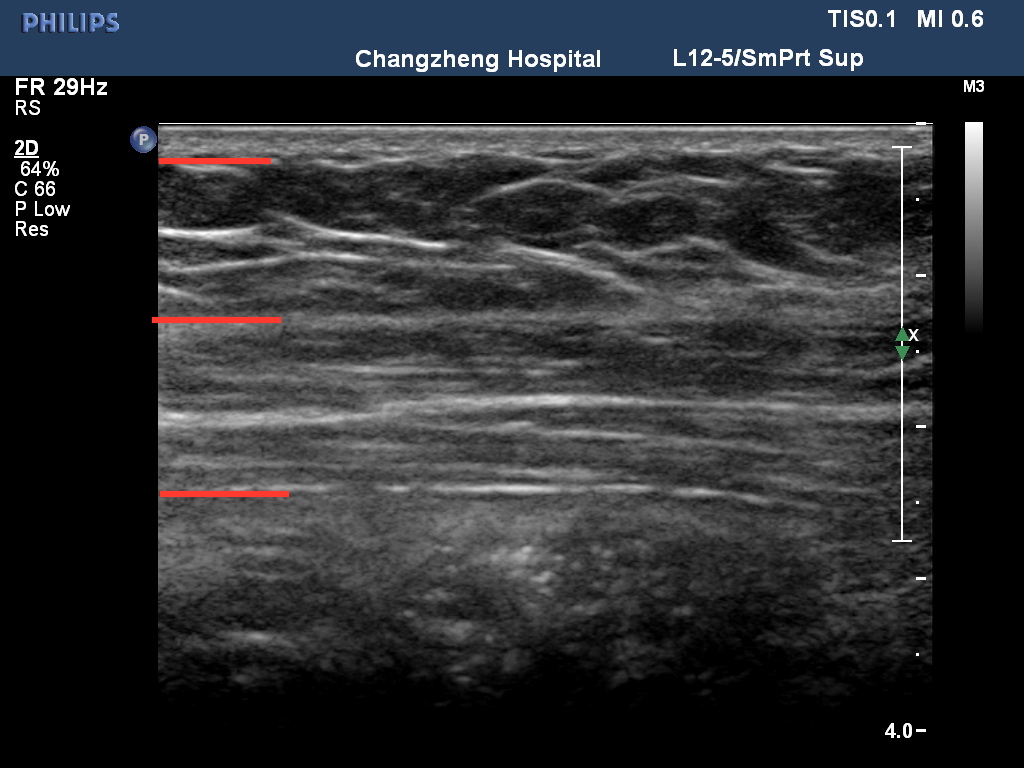
#> input picture image/2.jpg, 1024 x 768 px, found by its file name
$ python cv2_histogram.py
#> lines starting #> are read from the running program, lines starting #| are printed output that depends on the picture
# ex2tron's blog:
# http://ex2tron.wang

import cv2
import numpy as np
import matplotlib.pyplot as plt

img = cv2.imread(r'D:\TONG\PycharmProjects\ultrasound image\image\2.jpg', 0)
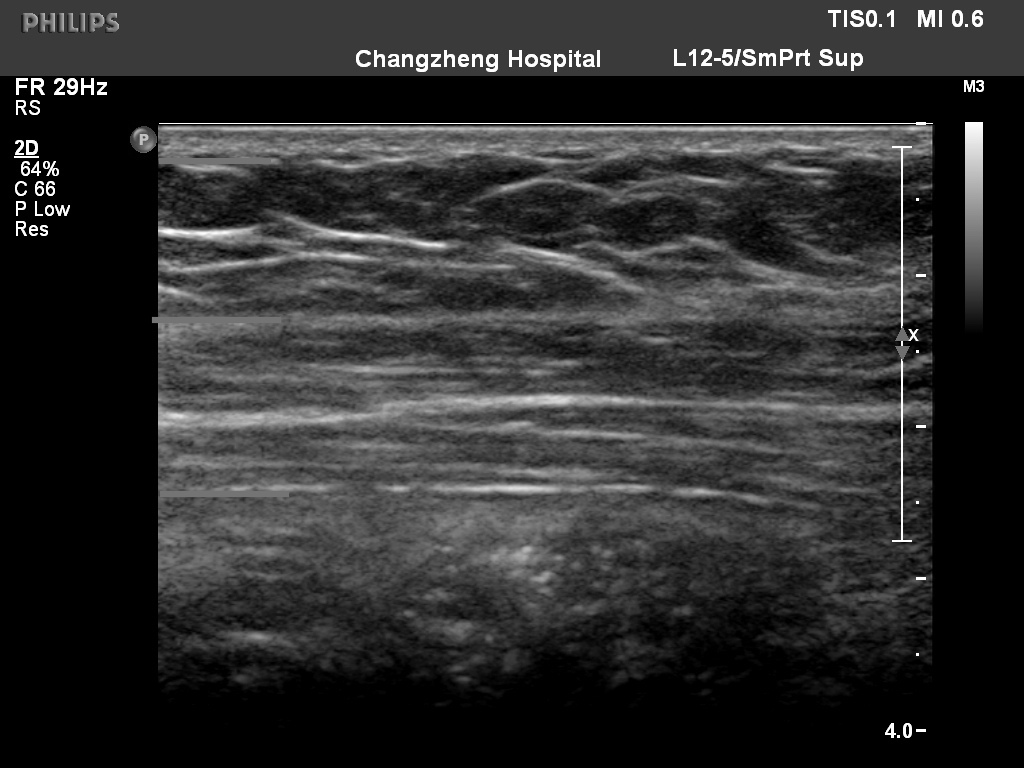
#> img: shape (768, 1024); min 0, max 255, mean 45.4


# 1.直方图计算
# 使用OpenCV函数计算
hist = cv2.calcHist([img], [0], None, [256], [0, 256])  # 性能：0.022158 s
#> hist = 256 values, max 260424 at index 0, min 19 at index 209, mean 3072

# 使用numpy函数计算
hist, bins = np.histogram(img.ravel(), 256, [0, 256])  # 性能：0.020628 s
#> bins = 257 values from 0 to 256

# 使用numpy函数计算
hist = np.bincount(img.ravel(), minlength=256)  # 性能：0.003163 s


# 2.绘制直方图
plt.hist(img.ravel(), 256, [0, 256])
plt.show()
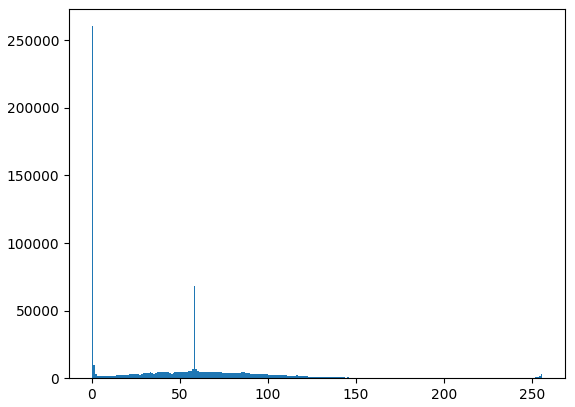
#> figure drawn by matplotlib, 1 panel; tallest bar 260424 high, from x = 0 to 1

# 或使用前面计算的直方图结果
plt.plot(hist)
plt.show()
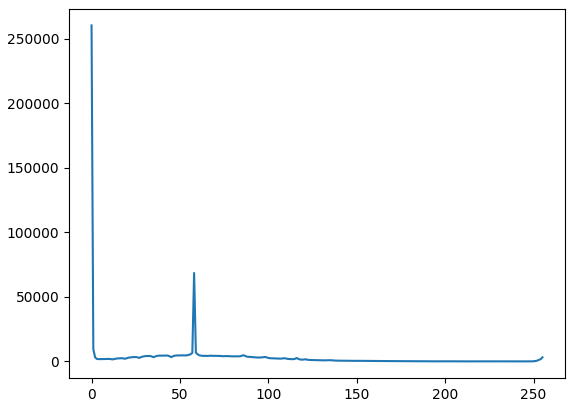
#> figure drawn by matplotlib, 1 panel; curve peaks at x = 0, y = 260424


# 3.直方图均衡化
equ = cv2.equalizeHist(img)
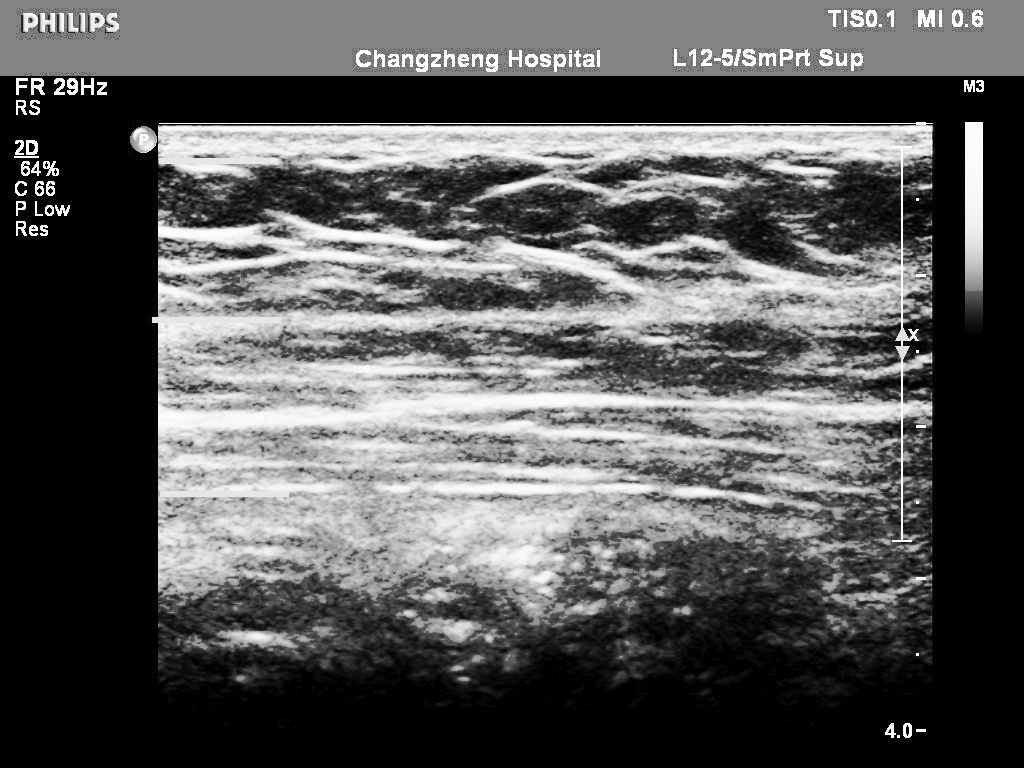
#> equ: shape (768, 1024); min 0, max 255, mean 87.3
cv2.imshow('equalization',  equ)  # 并排显示
cv2.waitKey(0)


# 绘制出均衡化后的直方图
plt.hist(equ.ravel(), 256, [0, 256])
plt.show()
#> figure, not shown here; tallest bar 260424 high, from x = 0 to 1


# 4.自适应直方图均衡化
img = cv2.imread(r'D:\TONG\PycharmProjects\ultrasound image\image\2.jpg', 0)
equ = cv2.equalizeHist(img)  # 应用全局直方图均衡化

clahe = cv2.createCLAHE(clipLimit=2.0, tileGridSize=(8, 8))  # 自适应均衡化，参数可选
cl1 = clahe.apply(img)
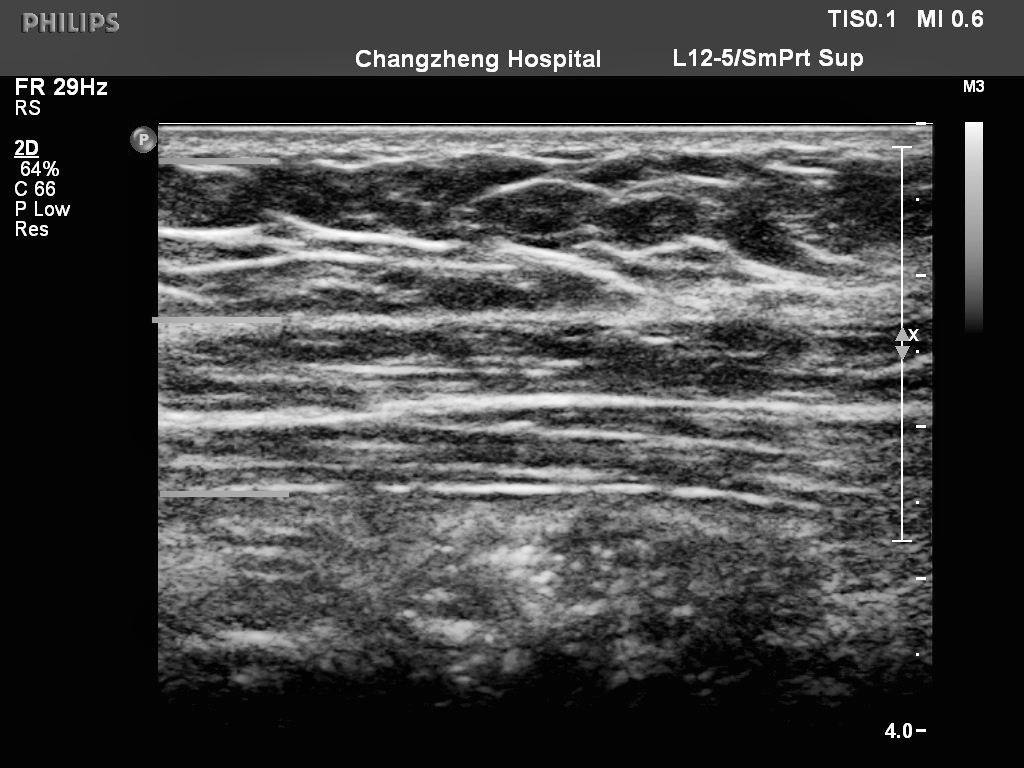
#> cl1: shape (768, 1024); min 0, max 255, mean 65.4

# cv2.imshow('equalization', np.hstack((equ, equ, cl1)))  # 并排显示

cv2.imshow('clahe', cl1)
cv2.waitKey(0)

$ run again, with image/1.jpg copied over image/2.jpg
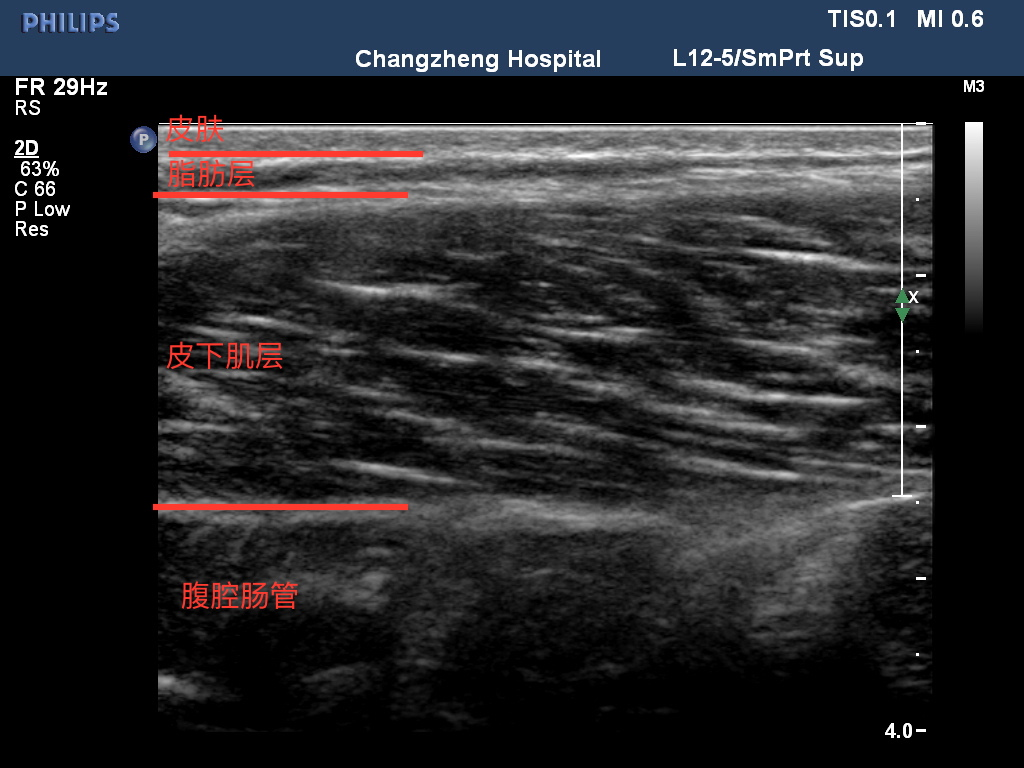
#> input picture image/1.jpg, 1024 x 768 px, found by its file name
#> `img = cv2.imread(r'D:\TONG\PycharmProjects\ultrasound image\image\2.jp..`:
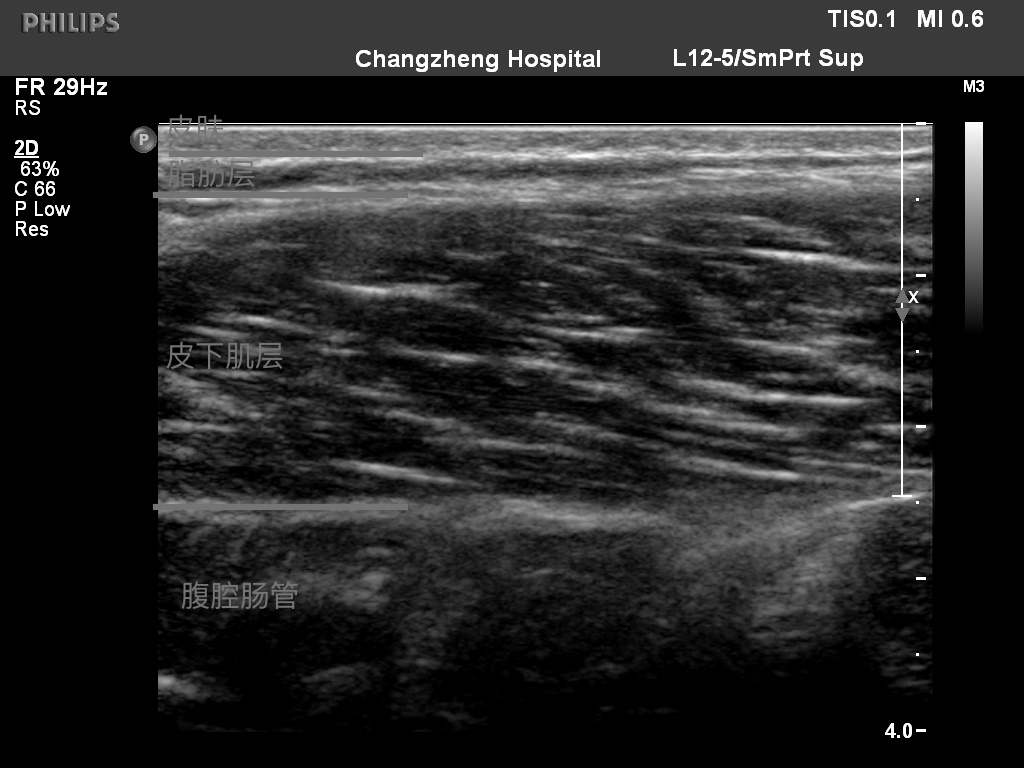
#> img: shape (768, 1024); min 0, max 255, mean 39.6
#> hist = 256 values, max 268071 at index 0, min 20 at index 247, mean 3072
#> bins = 257 values from 0 to 256
#> `cl1 = clahe.apply(img)`:
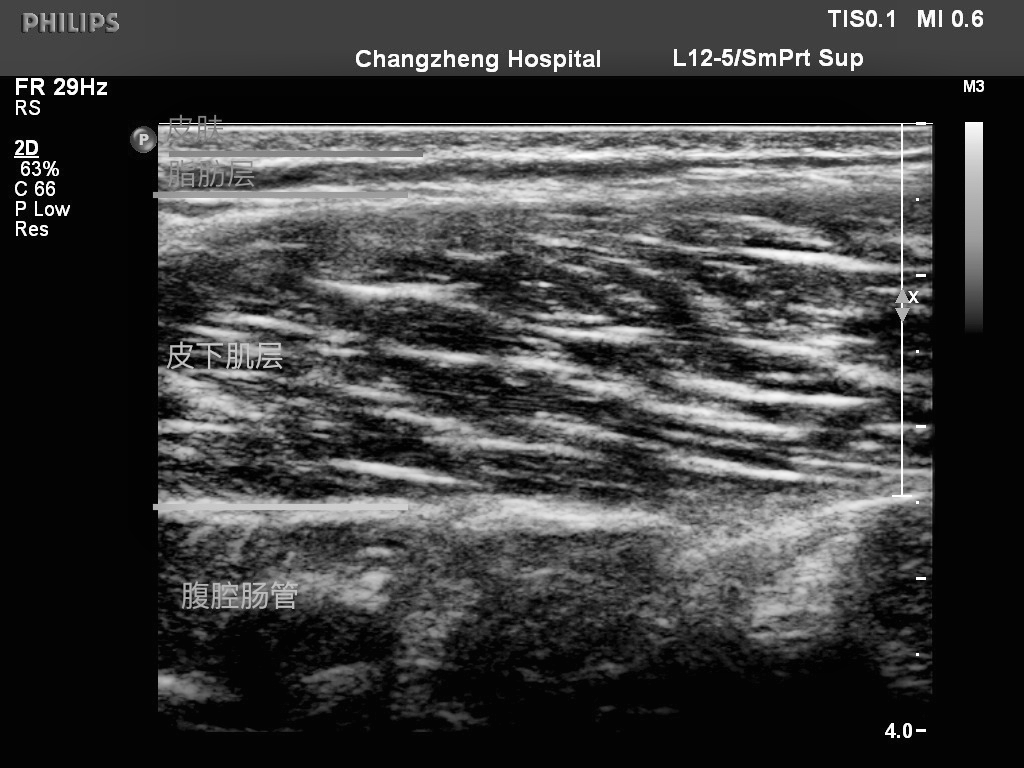
#> cl1: shape (768, 1024); min 1, max 255, mean 61.3

$ run again, with image/10.jpg copied over image/2.jpg
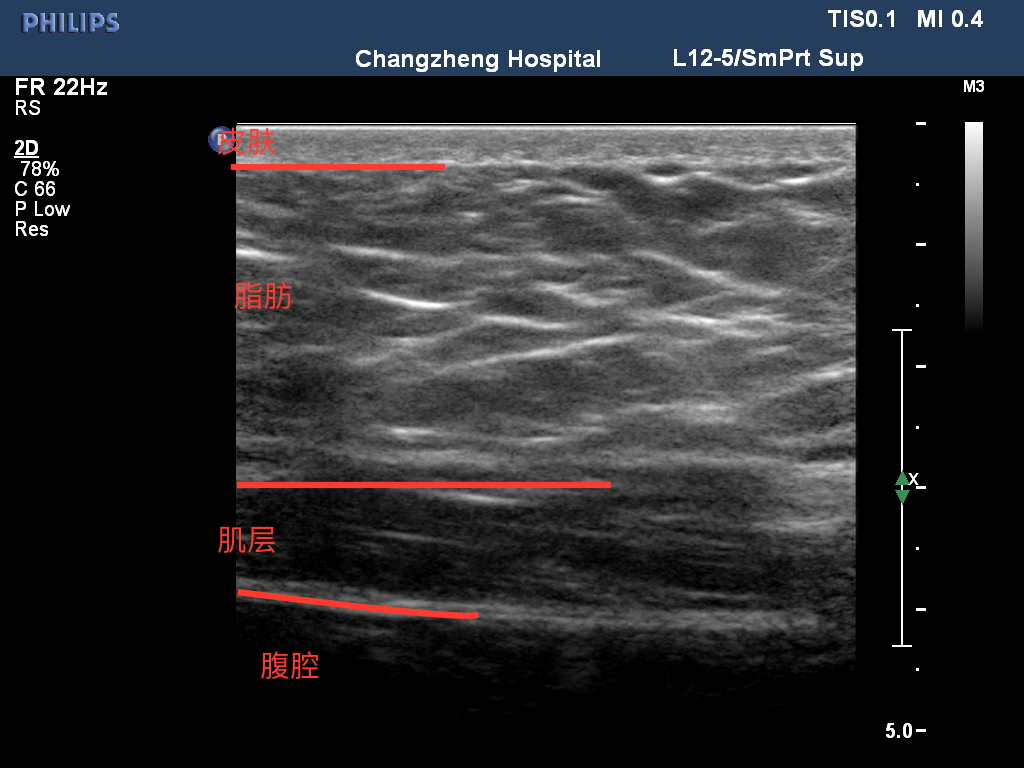
#> input picture image/10.jpg, 1024 x 768 px, found by its file name
#> `img = cv2.imread(r'D:\TONG\PycharmProjects\ultrasound image\image\2.jp..`:
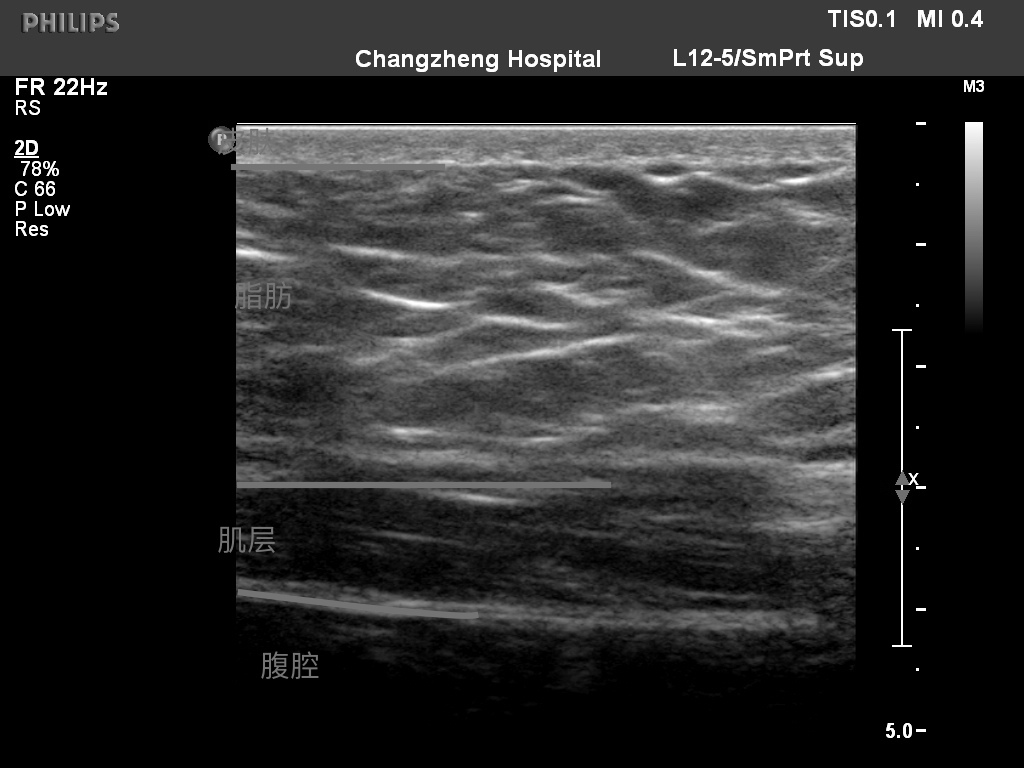
#> img: shape (768, 1024); min 0, max 255, mean 41.7
#> hist = 256 values, max 352206 at index 0, min 25 at index 245, mean 3072
#> bins = 257 values from 0 to 256
#> `cl1 = clahe.apply(img)`:
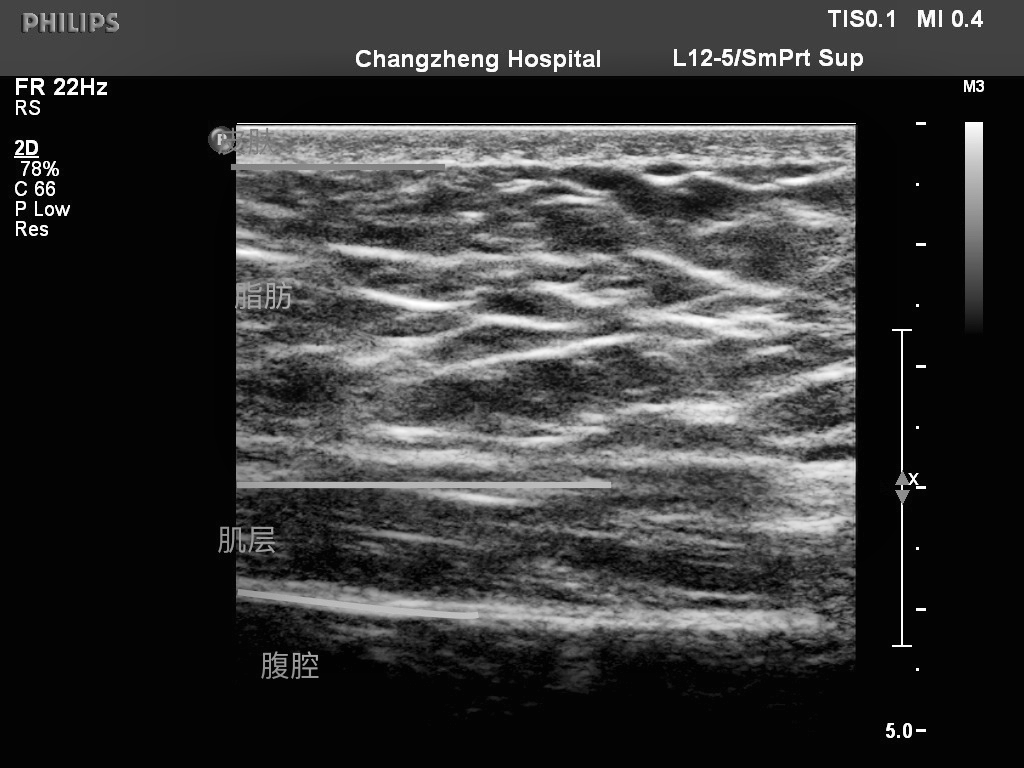
#> cl1: shape (768, 1024); min 1, max 255, mean 54.2

$ run again, with image/11.jpg copied over image/2.jpg
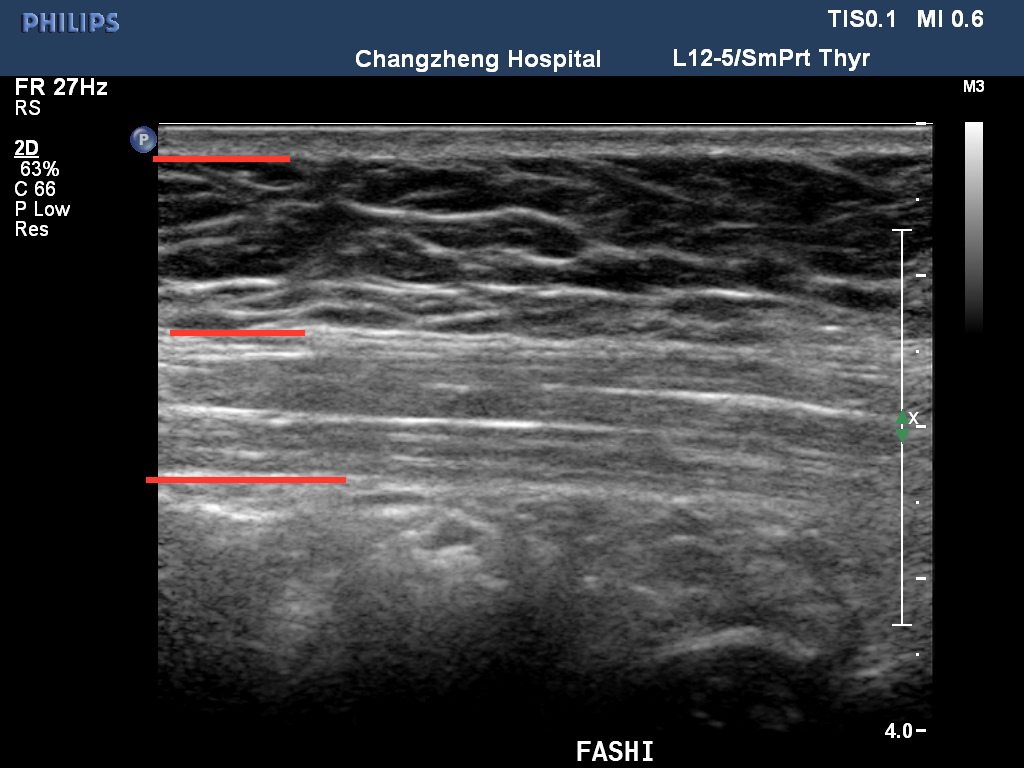
#> input picture image/11.jpg, 1024 x 768 px, found by its file name
#> hist = 256 values, max 246735 at index 0, min 39 at index 245, mean 3072
#> bins = 257 values from 0 to 256
#> `plt.show()`:
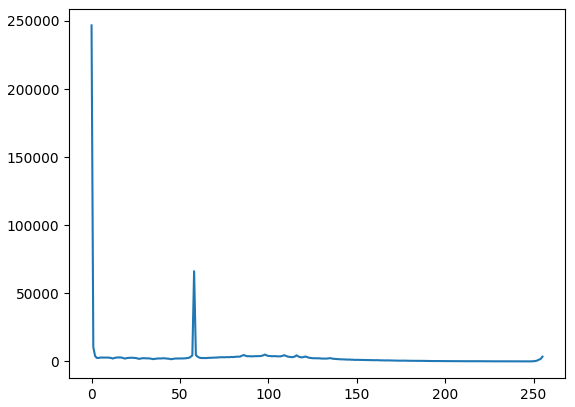
#> figure drawn by matplotlib, 1 panel; curve peaks at x = 0, y = 246735
#> `cl1 = clahe.apply(img)`:
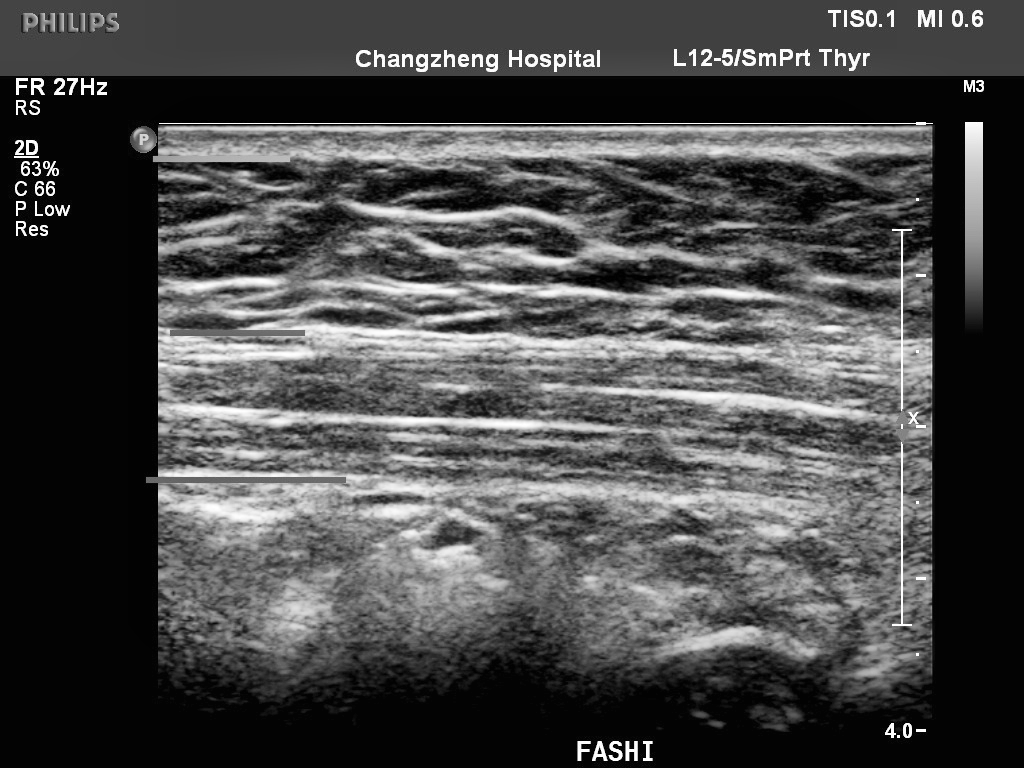
#> cl1: shape (768, 1024); min 1, max 255, mean 72.2
